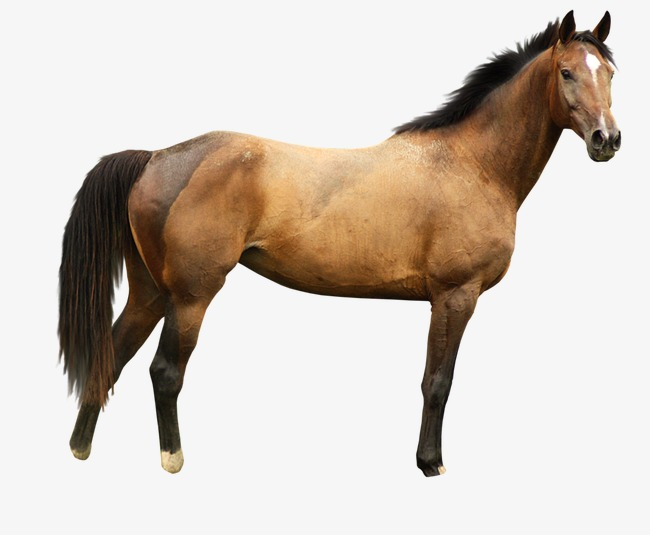
//> input picture Contrast and Brightness/horse1.jpg, 650 x 535 px
$ ./main   (built with g++ and OpenCV 4)
//> lines starting //> are read from the running program, lines starting //| are printed output that depends on the picture
#include <iostream>
#include <opencv2/opencv.hpp>

using namespace std;
using namespace cv;

/*
    Contrast and brightness adjustments, as well as, color correction and transformation are
    example of pixel transform (point operator), where, according to the opencv documentation:
    In this kind of image processing transform, each output pixel뭩 value depends on only the
    corresponding input pixel value (plus, potentially, some globally collected information or parameters).
    Point processing methods:
    - Intersity transformations that convert an old pixel into a new based on some predefined function
    - They operate on a pixel based solely on that pixel's value
    - Used primarily for contrast enhancement

    Addition and multiplication with a constant are two commonly used point processes g(i,j) = alpha * f(i,j) + beta
    alpha and beta are said to control contrast and brightness respectively
*/

int main()
{
    double alpha; // Contrast control
    int beta; // Brightness control

    Mat image1 = imread("horse1.jpg",CV_LOAD_IMAGE_COLOR);
//> image1 is the input picture: 535 rows x 650 cols, CV_8UC3; mean B, G, R 190, 199.1, 208.6
    Mat image2 = imread("horse2.jpg",CV_LOAD_IMAGE_COLOR);
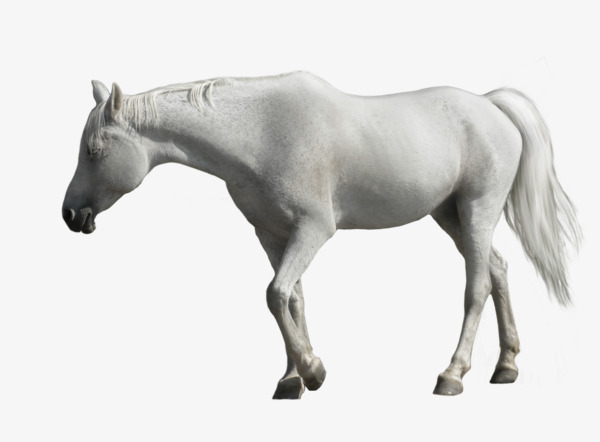
//> input picture Contrast and Brightness/horse2.jpg, 600 x 442 px
//> image2 is the input picture: 442 rows x 600 cols, CV_8UC3; mean B, G, R 219.3, 220.8, 220.9

    if(!image1.data || !image2.data) {
        cout << "Error in the image\n";
        return -1;
    }

    Mat newImage1 = Mat::zeros(image1.size(), image2.type()); // Creating a MAT of image's size and type
    Mat newImage2 = Mat::zeros(image2.size(), image2.type()); // Creating a MAT of image's size and type

    cout << "Type the alpha value [1.0 - 3.0]: ";
    cin >> alpha;
//> the answer given: 0.5
    cout << "Type the beta value [0-100]: ";
    cin >> beta;
//> the answer given: 30

    // Doing manually:

    /* Saturate_cast template:
        The functions saturate_cast resemble the standard C++ cast operations, such as static_cast<T>() and others. They perform an efficient and accurate conversion from one primitive type
        to another. saturate in the name means that when the input value v is out of the range of the target type, the result is not formed just by taking low bits of the input, but instead
        the value is clipped
    */
    // To each row and column position, the operation newImage(i,j) = alpha * image(i,j) + beta, will be done.
    for (int i = 0; i < image1.rows; i++) { // Transversing each row position of the image
        for(int j = 0; j < image1.cols; j++) { // Each column
            for(int c = 0; c < image1.channels(); c++) // each channel
                newImage1.at<Vec3b>(i,j)[c] = saturate_cast<uchar>(alpha * (image1.at<Vec3b>(i,j)[c]) + beta); // This operation can give values out of range or not integers (if alpha is a float), so the function saturate_cast is used to make sure the values are valid
        }
    }
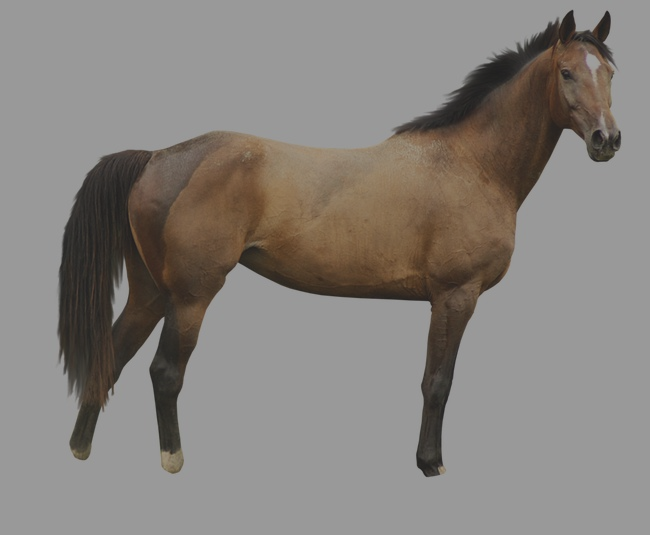
//> newImage1: 535 rows x 650 cols, CV_8UC3; mean B, G, R 125, 129.6, 134.3

    namedWindow("1 - Original Image",CV_WINDOW_AUTOSIZE);
    namedWindow("2 - New Image",CV_WINDOW_AUTOSIZE);

    imshow("1 - Original Image",image1);
    imshow("1 - New Image",newImage1);

    // Doing using the method convertTo that Converts an array to another data type with optional scaling.

    /*
        void Mat::convertTo(OutputArray m, int rtype, double alpha=1, double beta=0 );

        m - output matrix; if it does not have a proper size or type before the operation, it is reallocated.
        rtype - desired output matrix type or, rather, the depth since the number of channels are the same as the input has; if rtype is negative, the output matrix will have the same type as the input.
        alpha - optional scale factor.
        beta - optional delta added to the scaled values.

        The method converts source pixel values to the target data type. saturate_cast<> is applied at the end to avoid possible overflows
        m(x,y) = saturate_cast<rType> (alpha * (*this)(x,y) + beta);
    */

    image2.convertTo(newImage2,-1,alpha,beta);
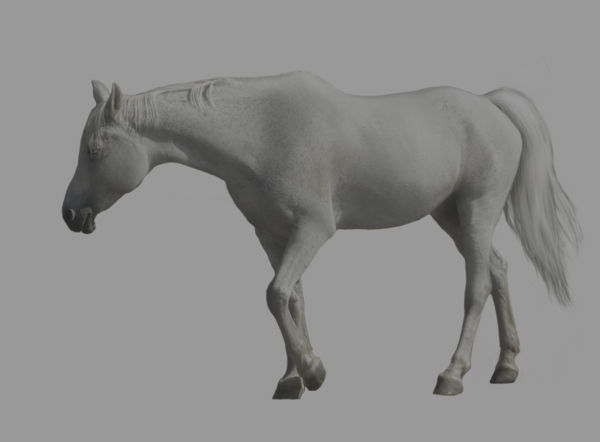
//> newImage2: 442 rows x 600 cols, CV_8UC3; mean B, G, R 139.6, 140.4, 140.4

    namedWindow("2 - Original Image",CV_WINDOW_AUTOSIZE);
    namedWindow("2 - New Image",CV_WINDOW_AUTOSIZE);

    imshow("2 - Original Image",image2);
    imshow("2 - New Image",newImage2);
    waitKey();
    return 0;
}
